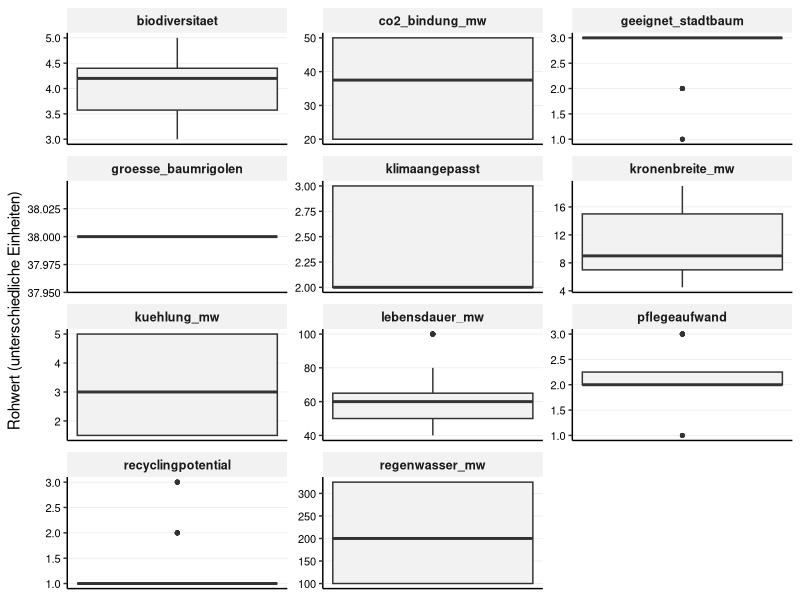
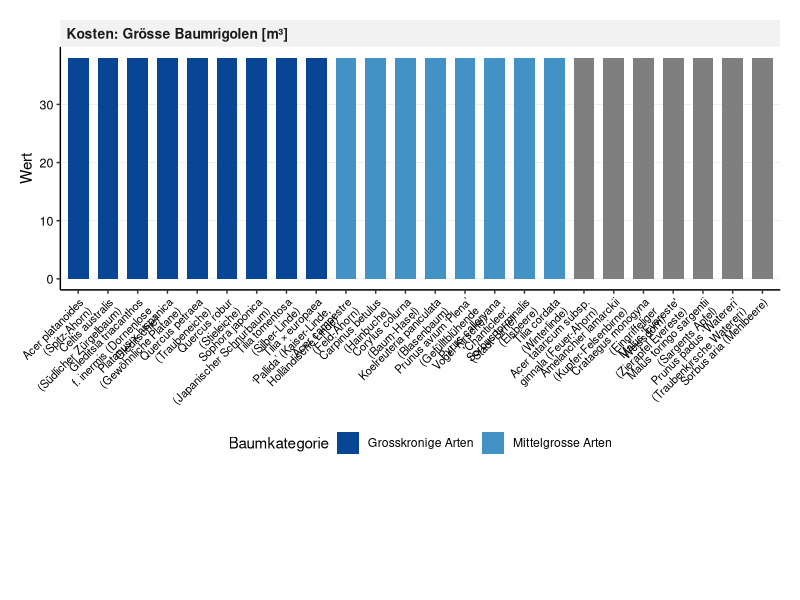
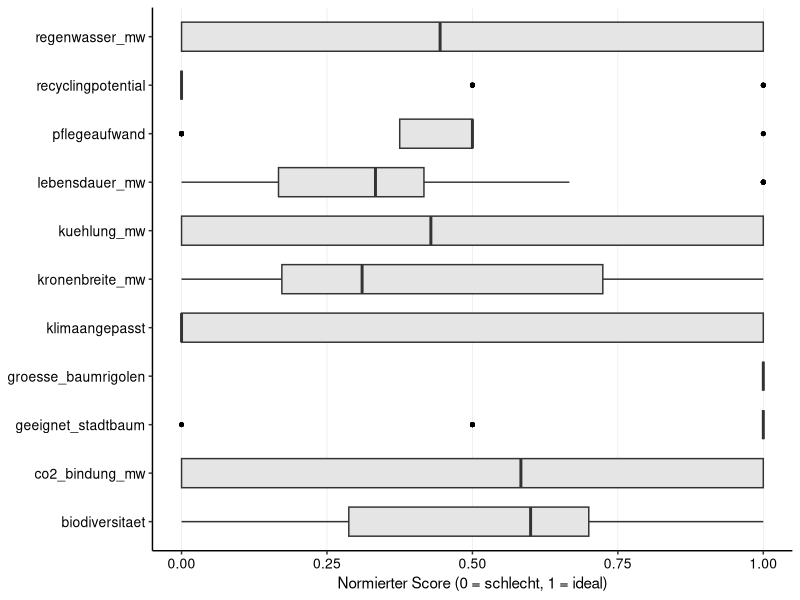
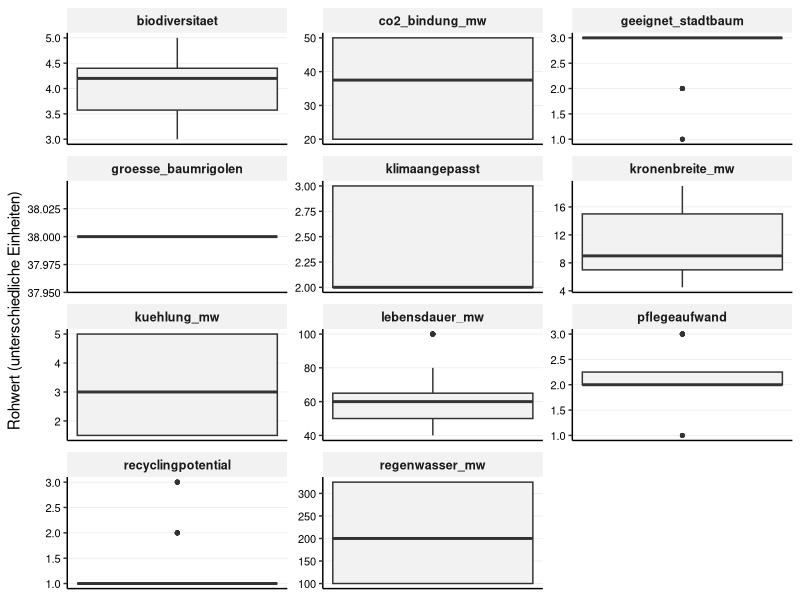
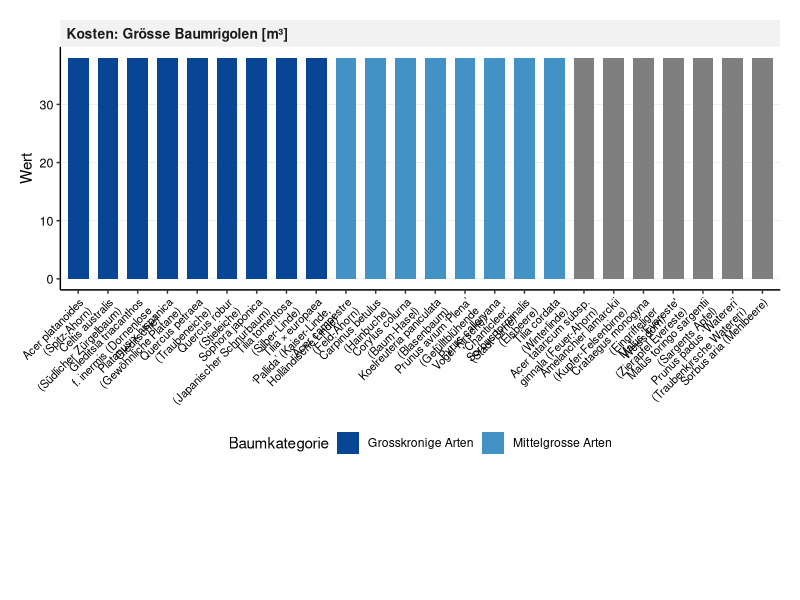
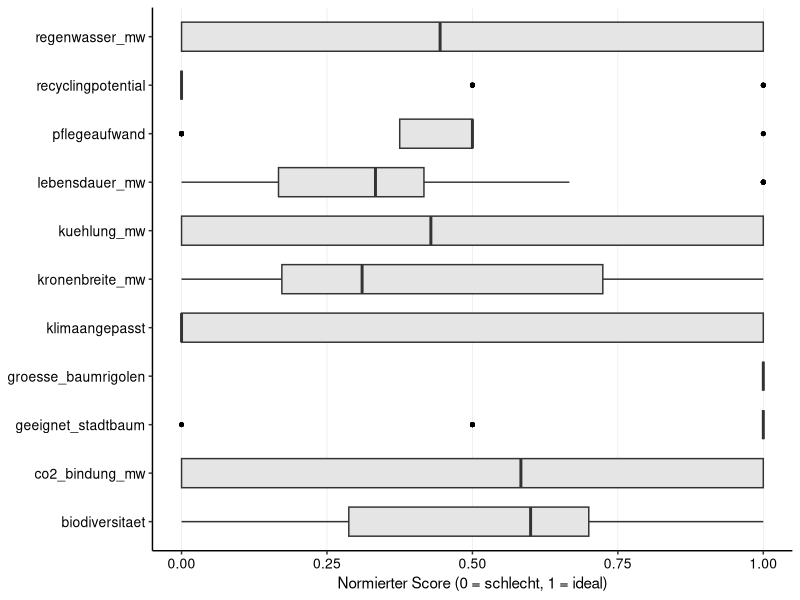

Reproduce these figures in R, in order. (Note: this script raises an error after producing the figures.)
## ---- chunk 1

library(tidyverse)
library(readr)
library(ggplot2)
library(forcats)
library(tidytext)

## ---- chunk 2

## 1. Daten Importieren

# Liest die Rohdaten für die Bäume ein
df_baeume_raw <- read_delim(
  "01_data_input/Baeume_tidy.csv", 
  delim = ";"
)

# Liest die Gewichtungen ein (jetzt mit "baeume" im Variablennamen)
weights_baeume_s0_raw <- read_delim(
  "01_data_input/Baeume_Gewichtung_Szenario0.csv", 
  delim = ";"
)
weights_baeume_s1_raw <- read_delim(
  "01_data_input/Baeume_Gewichtung_Szenario1.csv",
  delim = ";"
)
weights_baeume_s2_raw <- read_delim(
  "01_data_input/Baeume_Gewichtung_Szenario2.csv",
  delim = ";"
)
weights_baeume_s3_raw <- read_delim(
  "01_data_input/Baeume_Gewichtung_Szenario3.csv",
  delim = ";"
)
## ---- chunk 3
#| include: false
# --- PRÜFUNG BLOCK 1 (Bäume) ---

print("--- 1. Check: Spaltennamen Bäume (Sind alle Spaltennamen da?) ---")
colnames(df_baeume_raw)

print("--- 2. Check: Gewichtung S0 (Wurden Spalten getrennt?) ---")
head(weights_baeume_s0_raw) 

print("--- 3. Check: Gewichtung S3 (Zur Sicherheit) ---")
head(weights_baeume_s3_raw)

## ---- chunk 4
# A. Bereinigung der Rohdaten
df_baeume <- df_baeume_raw %>%
  select(baumkategorie, baumart, everything()) 

# B. Bereinigung der Gewichtungen (ALLE SZENARIEN)
# Wir fügen den Roh-Dateien die Szenario-Namen hinzu
df_weights_s0 <- weights_baeume_s0_raw %>%
  mutate(szenario = "Szenario 0: Baseline (IST)")
df_weights_s1 <- weights_baeume_s1_raw %>%
  mutate(szenario = "Szenario 1: Forschungsfokus")
df_weights_s2 <- weights_baeume_s2_raw %>%
  mutate(szenario = "Szenario 2: Radikale Vermeidung")
df_weights_s3 <- weights_baeume_s3_raw %>%
  mutate(szenario = "Szenario 3: Radikaler Lebenszyklus")

# Jetzt binden wir sie zu einer finalen Gewichtungs-Tabelle zusammen
df_weights <- bind_rows(df_weights_s0, df_weights_s1, df_weights_s2, df_weights_s3) %>%
  # Berechne das Gesamtgewicht (gewicht) aus den Rohspalten,
  mutate(
    gewicht = group_weight * within_group_weight
  ) %>%
   # umbenennen für den Join
  rename(
    bewertungskategorie = criterion_id
  ) %>%
  # Auswählen der Spalten, die der Rest des Skripts braucht
  select(szenario, bewertungskategorie, gewicht, group_id)

## ---- chunk 5
#| include: false
# --- PRÜFUNG BLOCK 2 ---
print("--- Check: Stimmen Kriterien überein? ---")
kriterien_gewichte <- unique(df_weights$bewertungskategorie)
spalten_baeume <- colnames(df_baeume)
missing <- setdiff(kriterien_gewichte, spalten_baeume)

if(length(missing) > 0) {
  print("ACHTUNG! Folgende Kriterien fehlen:")
  print(missing)
} else {
  print("ERFOLG: Alle Gewichtungs-Kriterien sind in den Baum-Daten vorhanden!")
}

## ---- chunk 6
# 3.1 Wide-to-Long
df_baeume_long <- df_baeume %>%
  pivot_longer(
    cols = where(is.numeric), 
    names_to = "bewertungskategorie", 
    values_to = "wert"
  )

# 3.2 JOIN mit Gewichtung
# WICHTIG: Wir nutzen left_join. 
df_baeume_joined <- df_baeume_long %>%
  left_join(df_weights, by = "bewertungskategorie", relationship = "many-to-many")

## ---- chunk 7
#| include: false
# --- PRÜFUNG BLOCK 3 (Bäume) ---

# Sicherheits-Check im Skript:
# Bei Bäumen erwarten wir eigentlich für ALLE Kriterien ein Gewicht (anders als bei Belägen mit den Info-Kosten).
if(any(is.na(df_baeume_joined$gewicht))) {
  warning("ACHTUNG: Einige Baum-Kriterien haben kein Gewicht gefunden! Bitte prüfen.")
}

print("--- Check 1: Dimensionen (Sollte riesig sein) ---")
# Erwartung: Anzahl Bäume (25) * Kriterien (ca. 11) * Szenarien (4)
dim(df_baeume_joined)

print("--- Check 2: Gibt es Kriterien ohne Gewicht? ---")
# Hier sollte im Idealfall eine leere Tabelle oder "0" kommen.
# Falls hier was steht, stimmen die Namen in der CSV nicht überein.
df_baeume_joined %>% 
  filter(is.na(gewicht)) %>% 
  select(bewertungskategorie) %>% 
  distinct()

print("--- Check 3: Stichprobe (Eiche in S2) ---")
# Zeig mir, ob die Gewichtung für Szenario 2 (Umwelt) bei CO2 hoch ist
df_baeume_joined %>%
  filter(baumart == "Quercus petraea (Traubeneiche)", szenario == "Szenario 2: Radikale Vermeidung") %>%
  filter(bewertungskategorie == "co2_bindung") %>%
  select(szenario, bewertungskategorie, wert, gewicht)
  
## ---- chunk 8
#| label: fig-baeume-analysis
#| fig.width: 10
#| fig.height: 16
#| out.width: "100%"
#| warning: false

# -------------------------------------------------------
# TEIL 1: Boxplot der Rohwerte (Überblick)  (Scientific Style)
# -------------------------------------------------------
# Hinweis: Da die Einheiten gemischt sind, nutzen wir facet_wrap mit freien Skalen.
plot_rohwerte_baeume <- ggplot(df_baeume_joined, aes(y = wert)) +
  geom_boxplot(fill = "grey95", width = 0.5, outlier.size = 1) +
  
  # Facetten für jedes Kriterium
  facet_wrap(~bewertungskategorie, scales = "free", ncol = 3) +
  
  labs(
    title = NULL, # Titel kommt in Word
    subtitle = NULL,
    x = NULL,
    y = "Rohwert (unterschiedliche Einheiten)"
  ) +
  
  theme_classic(base_size = 11) +
  
  theme(
    # Nur horizontale Gitterlinien (y) sind wichtig zum Ablesen der Werte
    panel.grid.major.y = element_line(color = "grey90", linewidth = 0.2),
    panel.grid.major.x = element_blank(),
    
    # Facetten-Label
    strip.background = element_rect(fill = "grey95", color = NA),
    strip.text = element_text(face = "bold", size = 9),
    
    # Y-Achse (Werte) MUSS sichtbar sein:
    axis.text.y = element_text(size = 8, color = "black"), 
    
    # X-Achse (unten) kann leer sein:
    axis.text.x = element_blank(),
    axis.ticks.x = element_blank()
  )

print(plot_rohwerte_baeume)

## ---- chunk 9
#| include: false
# Speicher des Plots
ggsave("02_export/plots/check_01_rohwerte_verteilung_baeume.png", 
       plot = plot_rohwerte_baeume, width = 10, height = 8, dpi = 300)

## ---- chunk 10
# -------------------------------------------------------
# TEIL 2: Zielkonflikt Leistung vs. Kosten (Breiter & Lesbar)
# -------------------------------------------------------

# 1. Daten vorbereiten (Bleibt gleich)
df_plot_tradeoff <- df_baeume_long %>%
  filter(bewertungskategorie %in% c("co2_bindung", "kuehlung", "regenwasser", "groesse_baumrigolen")) %>%
  mutate(wert = as.numeric(wert)) %>%
  mutate(facet_label = case_when(
    bewertungskategorie == "co2_bindung" ~ "Leistung: CO2-Bindung [kg CO₂/a]",
    bewertungskategorie == "kuehlung" ~ "Leistung: Kühlung [°C]",
    bewertungskategorie == "regenwasser" ~ "Leistung: Regenwasser [l/Tag]", 
    bewertungskategorie == "groesse_baumrigolen" ~ "Kosten: Grösse Baumrigolen [m³]"
  )) %>%
  filter(!is.na(facet_label)) %>%
  mutate(facet_label = fct_relevel(facet_label, 
                                   "Leistung: CO2-Bindung [kg CO₂/a]",
                                   "Leistung: Kühlung [°C]",
                                   "Leistung: Regenwasser [l/Tag]",
                                   "Kosten: Grösse Baumrigolen [m³]")) %>%
  mutate(baumkategorie = fct_relevel(baumkategorie, 
                                     "Grosskronige Arten", 
                                     "Mittelgrosse Arten", 
                                     "Kleine Arten")) %>%
  arrange(baumkategorie, baumart) %>%
  mutate(baumart_sortiert = factor(baumart, levels = unique(baumart)))

# 2. Plot erstellen
plot_tradeoff_4fach <- ggplot(df_plot_tradeoff, 
       aes(x = baumart_sortiert, y = wert, fill = baumkategorie)) +
  
  geom_col(width = 0.7) +
  
  # Facetten untereinander
  facet_wrap(~facet_label, ncol = 1, scales = "free_y") +
  
  scale_fill_manual(values = c(
    "Grosskronige Arten" = "#084594", 
    "Mittelgrosse Arten" = "#4292c6", 
    "Kleine Arten" = "#9ecae1"
  )) +
  
  # Textumbruch (etwas enger fassen, damit es nicht zu breit wird)
  scale_x_discrete(labels = function(x) stringr::str_wrap(x, width = 25)) +
  
  labs(
    title = NULL, 
    x = NULL,
    y = "Wert",
    fill = "Baumkategorie"
  ) +
  
  theme_classic(base_size = 11) + 
  
  theme(
    legend.position = "bottom",
    panel.grid.major.y = element_line(color = "grey90", linewidth = 0.2),
    panel.grid.major.x = element_blank(),
    
    # ANPASSUNG 1: Schrift etwas kleiner, damit sie nicht überlappt
    axis.text.x = element_text(angle = 45, hjust = 1, size = 8, color = "black"),
    axis.text.y = element_text(size = 9, color = "black"),
    
    strip.background = element_rect(fill = "grey95", color = NA),
    strip.text = element_text(face = "bold", size = 10, hjust = 0),
    
    # ANPASSUNG 2: Mehr Platz unten (b=35mm) für die schrägen Texte
    plot.margin = margin(t = 5, r = 5, b = 35, l = 5, unit = "mm")
  )

print(plot_tradeoff_4fach)

# 3. Speichern (ANPASSUNG 3: Viel breiter!)
ggsave("02_export/plots/check_03_zielkonflikt_baeume_4fach.png", 
       plot = plot_tradeoff_4fach, 
       width = 14,  # <--- HIER VERGRÖSSERT (war 10)
       height = 16, 
       dpi = 300)


## ---- chunk 11
# 5.1 Definieren: Wo ist "weniger" besser?
kriterien_lower_is_better_baeume <- c(
  "pflegeaufwand",
  "groesse_baumrigolen"
)

# 5.2 Min-Max-Skalierung
# Wir normieren ALLES (auch ungewichtete Infos), damit wir sie plotten können.
# WICHTIG: Hier NICHT nach Gewicht filtern!
df_baeume_normalized <- df_baeume_joined %>%
  filter(!is.na(wert)) %>% # Nur Zeilen ohne Werte löschen 
  group_by(bewertungskategorie) %>%
  mutate(
    min_wert = min(wert, na.rm = TRUE),
    max_wert = max(wert, na.rm = TRUE),
    # Berechnung des Scores
    score_normiert = case_when(
      # Sonderfall: Wenn Min und Max gleich sind (alle gleich gut) -> Score 1
      (max_wert - min_wert) == 0 ~ 1,
      # Normale Skalierung (higher is better)
      !(bewertungskategorie %in% kriterien_lower_is_better_baeume) ~ (wert - min_wert) / (max_wert - min_wert),
      # Invertierte Skalierung (lower is better)
      bewertungskategorie %in% kriterien_lower_is_better_baeume ~ 1 - ((wert - min_wert) / (max_wert - min_wert))
    )
  ) %>%
  ungroup()

## ---- chunk 12
#| include: false
# --- PRÜFUNG BLOCK 5 ---

print("--- Check 1: Scores im Bereich 0-1? ---")
summary(df_baeume_normalized$score_normiert)

print("--- Check 2: Funktioniert 'Lower is better' (Baumrigolen)? ---")
# Wir vergleichen zwei Bäume: Einen mit kleiner Rigole (gut) und einen mit grosser (schlecht)
df_baeume_normalized %>%
  filter(bewertungskategorie == "groesse_baumrigolen") %>%
  select(baumart, wert, score_normiert) %>%
  arrange(wert) %>% # Sortiert nach Wert (kleinste Rigole oben)
  head(5)
## ---- chunk 13
#| label: fig-check-normierung-baeume
#| fig.width: 10
#| fig.height: 8
#| out.width: "100%"
#| warning: false

# Boxplot der normierten Scores (Scientific Style)
# Ziel: Überprüfen, ob die Min-Max-Skalierung funktioniert hat.
# Alle Boxplots müssen zwischen 0 und 1 liegen.

plot_normiert_baeume <- ggplot(df_baeume_normalized, aes(x = bewertungskategorie, y = score_normiert)) +
  geom_boxplot(fill = "grey90", width = 0.6, outlier.colour = "black", outlier.size = 1) +
  
  coord_flip() +
  
  # Fixe Skala 0-1 
  scale_y_continuous(limits = c(0, 1), expand = c(0, 0.05)) +
  
  labs(
    title = NULL,
    subtitle = NULL,
    x = NULL, # Kriterien-Namen stehen an der Achse
    y = "Normierter Score (0 = schlecht, 1 = ideal)"
  ) +
  
  theme_classic(base_size = 11) +
  
  theme(
    # Gitterlinien: Vertikal wichtig (um 0.5 etc. zu sehen), Horizontal weg
    panel.grid.major.x = element_line(color = "grey90", linewidth = 0.2),
    panel.grid.major.y = element_blank(),
    
    # Achsen-Texte
    axis.text.y = element_text(color = "black", size = 10), # Kriterien-Namen
    axis.text.x = element_text(color = "black", size = 10)  # Zahlen 0-1
  )


print(plot_normiert_baeume)

## ---- chunk 14
#| include: false
ggsave("02_export/plots/check_02_normierte_scores_baeume.png", 
       plot = plot_normiert_baeume, width = 10, height = 7, dpi = 300)

# --- PRÜFUNG BLOCK 6 ---

print("--- Check: Liegen alle Scores zwischen 0 und 1? ---")
summary(df_baeume_normalized$score_normiert)
# Min muss >= 0.00 sein, Max <= 1.00

print("--- Check: Wurden Kriterien mit 'Lower is better' invertiert? ---")
# Wir prüfen Baumrigole: Kleiner Wert (6) sollte Score 1 sein (hatten wir oben schon, aber zur Sicherheit)
df_baeume_normalized %>%
  filter(bewertungskategorie == "groesse_baumrigolen") %>%
  group_by(wert) %>%
  summarise(mean_score = mean(score_normiert)) %>%
  arrange(wert) %>% # Kleinster Wert oben
  head(1)
## ---- chunk 15
# 7.1 Berechnung Score pro Kriterium
df_mca_calculated <- df_baeume_normalized %>%
  # HIER filtern wir alles raus, was kein Gewicht hat
  filter(!is.na(gewicht)) %>% 
  mutate(MCA_score_kriterium = score_normiert * gewicht)

# 7.2 Aggregation pro Szenario
# Wir summieren die Scores pro Baum und Szenario
df_mca_total <- df_mca_calculated %>%
  group_by(szenario, baumkategorie, baumart) %>%
  summarise(MCA_gesamtscore = sum(MCA_score_kriterium, na.rm = TRUE), .groups = 'drop') %>%
  # Sortierung: Erst nach Szenario, dann nach Punktzahl
  arrange(szenario, desc(MCA_gesamtscore)) 

# Anzeigen der Ergebnisse
print("--- MCA Gesamtergebnis (Auszug) ---")
print(df_mca_total, n = 20)

# 7.3 - Auswahl der "Top 3 Sieger"
# Ziel: Für jedes der 4 Szenarien die Top 3 Bäume aus dem Gesamtranking
N_BAEUME <- 3

df_sieger_baeume <- df_mca_total %>%
  group_by(szenario) %>%
  # Wählt die N besten Bäume innerhalb jedes Szenarios aus
  slice_max(MCA_gesamtscore, n = N_BAEUME) %>%
  ungroup() %>%
  # Ordnen für bessere Lesbarkeit
  arrange(szenario, desc(MCA_gesamtscore))

# Anzeigen der 12 Sieger-Bäume (4 Szenarien * 3 Bäume)
print(paste("--- Top", N_BAEUME, "Bäume pro Szenario (für Zeitstrahl-Analyse) ---"))
print(df_sieger_baeume)

## ---- chunk 16
#| include: false
# 7.4 Export der Tabellen
write_csv2(
  df_sieger_baeume, 
  file = "02_export/tables/mca_top3_baeume_pro_szenario.csv"
)
write_csv2(
  df_mca_total, 
  file = "02_export/tables/mca_rangliste_baeume_alle_szenarien.csv"
)
write_csv2(
  df_mca_calculated, 
  file = "02_export/tables/mca_details_berechnung_baeume.csv"
)

# --- PRÜFUNG BLOCK 7 ---

print("--- Check: Enthält die Berechnung noch Zeilen ohne Gewicht? ---")
# Sollte 0 Zeilen ergeben
df_mca_calculated %>% filter(is.na(gewicht)) %>% count()

print("--- Check: Plausibilität Ergebnisse (S0 Baseline) ---")
# Zeig mir die Top 3 von Szenario 0
df_sieger_baeume %>% 
  filter(szenario == "Szenario 0: Baseline (IST)") %>%
  select(baumart, MCA_gesamtscore)

## ---- chunk 17

# --- Datenaufbereitung für Stacked Plot (einmalig & aufgehübscht) ---
df_mca_groups_baeume_plot <- df_mca_calculated %>%
  group_by(szenario, baumkategorie, baumart, group_id) %>%
  summarise(gruppen_score = sum(MCA_score_kriterium, na.rm = TRUE), .groups = 'drop') %>%
  left_join(df_mca_total, by = c("szenario", "baumkategorie", "baumart")) %>%
  mutate(group_label_clean = case_when(
    group_id == "langlebigkeit_wirtschaftlichkeit" ~ "Langlebigkeit & Wirtschaftlichkeit",
    group_id == "multifunktionale_nutzungsqualitaet" ~ "Multifunktionale Nutzungsqualität",
    group_id == "umweltwirkung" ~ "Umweltwirkung",
    group_id == "kreislauffaehigkeit" ~ "Kreislauffähigkeit",
    TRUE ~ group_id
  ))

# 1. Farben definieren (Einheitlich zur gesamten Arbeit)
colors_kategorie_baeume <- c(
  "Grosskronige Arten" = "#084594",  # Dunkelblau
  "Mittelgrosse Arten" = "#4292c6",  # Mittelblau
  "Kleine Arten" = "#9ecae1"         # Hellblau
)
# 2. Farben für Kriterien-Gruppen
colors_gruppen <- c(
  "Langlebigkeit & Wirtschaftlichkeit" = "#08306b", 
  "Multifunktionale Nutzungsqualität" = "#2171b5",  
  "Umweltwirkung" = "#6baed6",                    
  "Kreislauffähigkeit" = "#c6dbef"                  
)
## ---- chunk 18
#| label: fig-mca-plots-baeume-s0
#| fig.width: 13
#| fig.height: 10
#| out.width: "95%"
#| dpi: 300

# --- Plot 1: Ranking (Szenario 0) ---
data_s0 <- df_mca_total %>% filter(szenario == "Szenario 0: Baseline (IST)")

plot_s0_rank <- ggplot(data_s0,
       aes(x = MCA_gesamtscore,
           y = fct_reorder(baumart, MCA_gesamtscore), 
           fill = baumkategorie)) + 
  geom_col(width = 0.7) +
  
  scale_x_continuous(limits = c(0, 1), expand = c(0, 0.05)) + 
  scale_y_discrete(labels = function(x) stringr::str_wrap(x, width = 40)) +
  scale_fill_manual(values = colors_kategorie_baeume) +
  
  labs(
    title = NULL, 
    x = "MCA Score (0-1)", 
    y = NULL, 
    fill = "Baumkategorie"
  ) +
  
  theme_classic(base_size = 11) + 
  
  theme(
    legend.position = "bottom",
    panel.grid.major.y = element_blank(),
    panel.grid.major.x = element_line(color = "grey90", linewidth = 0.2),
    axis.text = element_text(color = "black"),
    plot.margin = margin(t = 5, r = 10, b = 5, l = 5, unit = "mm")
  )

print(plot_s0_rank, width = 10, height = 7)
ggsave("02_export/plots/mca_baeume_rank_s0.png",
       plot = plot_s0_rank, width = 10, height = 10, dpi = 300)


# --- Plot 2: Stacked Detail (Szenario 0) ---
data_s0_groups <- df_mca_groups_baeume_plot %>% filter(szenario == "Szenario 0: Baseline (IST)")

plot_s0_stack <- ggplot(data_s0_groups,
       aes(x = gruppen_score,
           y = fct_reorder(baumart, MCA_gesamtscore), 
           fill = group_label_clean)) + 
  geom_col(position = "stack", width = 0.7) +
  
  scale_x_continuous(limits = c(0, 1), expand = c(0, 0.05)) +
  scale_y_discrete(labels = function(x) stringr::str_wrap(x, width = 40)) +
  scale_fill_manual(values = colors_gruppen) +
  
  labs(
    title = NULL, 
    x = "Beitrag zum Score", 
    y = NULL, 
    fill = "Kriteriengruppe"
  ) +
  theme_classic(base_size = 11) + 
  theme(
    legend.position = "bottom",
    legend.text = element_text(size = 9),
    legend.box = "vertical",
    panel.grid.major.y = element_blank(),
    panel.grid.major.x = element_line(color = "grey90", linewidth = 0.2),
    axis.text = element_text(color = "black"),
    plot.margin = margin(t = 5, r = 10, b = 5, l = 5, unit = "mm")
  ) +
  guides(fill = guide_legend(nrow = 2, byrow = TRUE))

print(plot_s0_stack)
ggsave("02_export/plots/mca_baeume_detail_s0.png",
       plot = plot_s0_stack, width = 10, height = 10, dpi = 300)

# ![Alternative Bildunterschrift](02_export/plots/mca_detail_gruppen_s0_belaege.png)

## ---- chunk 19
#| label: fig-mca-plots-baeume-s1
#| fig.width: 13
#| fig.height: 10
#| out.width: "95%"
#| dpi: 300

# --- Plot 1: Ranking (Szenario 1) ---
data_s1 <- df_mca_total %>% filter(szenario == "Szenario 1: Forschungsfokus")

plot_s1_rank <- ggplot(data_s1,
       aes(x = MCA_gesamtscore,
           y = fct_reorder(baumart, MCA_gesamtscore), 
           fill = baumkategorie)) + 
  geom_col(width = 0.7) +
  scale_x_continuous(limits = c(0, 1), expand = c(0, 0.05)) + 
  scale_y_discrete(labels = function(x) stringr::str_wrap(x, width = 40)) +
  scale_fill_manual(values = colors_kategorie_baeume) +
  labs(
    title = NULL,
    x = "MCA Score (0-1)",
    y = NULL,
    fill = "Baumkategorie"
  ) +
  theme_classic(base_size = 11) + 
  theme(
    legend.position = "bottom",
    panel.grid.major.y = element_blank(),
    panel.grid.major.x = element_line(color = "grey90", linewidth = 0.2),
    axis.text = element_text(color = "black"),
    plot.margin = margin(t = 5, r = 10, b = 5, l = 5, unit = "mm")
  )

print(plot_s1_rank)
ggsave("02_export/plots/mca_baeume_rank_s1.png",
      plot = plot_s1_rank, width = 10, height = 10, dpi = 300)

# --- Plot 2: Stacked Detail (Szenario 1) ---
data_s1_groups <- df_mca_groups_baeume_plot %>% filter(szenario == "Szenario 1: Forschungsfokus")

plot_s1_stack <- ggplot(data_s1_groups,
       aes(x = gruppen_score,
           y = fct_reorder(baumart, MCA_gesamtscore), 
           fill = group_label_clean)) + 
  geom_col(position = "stack", width = 0.7) +
  scale_x_continuous(limits = c(0, 1), expand = c(0, 0.05)) +
  scale_y_discrete(labels = function(x) stringr::str_wrap(x, width = 40)) +
  scale_fill_manual(values = colors_gruppen) +
  labs(
    title = NULL,
    x = "Beitrag zum Score",
    y = NULL,
    fill = "Kriteriengruppe"
  ) +
  theme_classic(base_size = 11) + 
  theme(
    legend.position = "bottom",
    legend.text = element_text(size = 9),
    legend.box = "vertical",
    panel.grid.major.y = element_blank(),
    panel.grid.major.x = element_line(color = "grey90", linewidth = 0.2),
    axis.text = element_text(color = "black"),
    plot.margin = margin(t = 5, r = 10, b = 5, l = 5, unit = "mm")
  ) +
  guides(fill = guide_legend(nrow = 2, byrow = TRUE))

print(plot_s1_stack)
ggsave("02_export/plots/mca_baeume_detail_s1.png",
      plot = plot_s1_stack, width = 10, height = 10, dpi = 300)
## ---- chunk 20
#| label: fig-mca-plots-baeume-s2
#| fig.width: 13
#| fig.height: 10
#| out.width: "95%"
#| dpi: 300

# --- Plot 1: Ranking (Szenario 2) ---
data_s2 <- df_mca_total %>% filter(szenario == "Szenario 2: Radikale Vermeidung")

plot_s2_rank <- ggplot(data_s2,
       aes(x = MCA_gesamtscore,
           y = fct_reorder(baumart, MCA_gesamtscore), 
           fill = baumkategorie)) + 
  geom_col(width = 0.7) +
  scale_x_continuous(limits = c(0, 1), expand = c(0, 0.05)) + 
  scale_y_discrete(labels = function(x) stringr::str_wrap(x, width = 40)) +
  scale_fill_manual(values = colors_kategorie_baeume) +
  labs(
    title = NULL,
    x = "MCA Score (0-1)",
    y = NULL,
    fill = "Baumkategorie"
  ) +
  theme_classic(base_size = 11) + 
  theme(
    legend.position = "bottom",
    panel.grid.major.y = element_blank(),
    panel.grid.major.x = element_line(color = "grey90", linewidth = 0.2),
    axis.text = element_text(color = "black"),
    plot.margin = margin(t = 5, r = 10, b = 5, l = 5, unit = "mm")
  )

print(plot_s2_rank)
ggsave("02_export/plots/mca_baeume_rank_s2.png",
       plot = plot_s2_rank, width = 10, height = 10, dpi = 300)

# --- Plot 2: Stacked Detail (Szenario 2) ---
data_s2_groups <- df_mca_groups_baeume_plot %>% filter(szenario == "Szenario 2: Radikale Vermeidung")

plot_s2_stack <- ggplot(data_s2_groups,
       aes(x = gruppen_score,
           y = fct_reorder(baumart, MCA_gesamtscore), 
           fill = group_label_clean)) + 
  geom_col(position = "stack", width = 0.7) +
  scale_x_continuous(limits = c(0, 1), expand = c(0, 0.05)) +
  scale_y_discrete(labels = function(x) stringr::str_wrap(x, width = 40)) +
  scale_fill_manual(values = colors_gruppen) +
  labs(
    title = NULL,
    x = "Beitrag zum Score",
    y = NULL,
    fill = "Kriteriengruppe"
  ) +
  theme_classic(base_size = 11) + 
  theme(
    legend.position = "bottom",
    legend.text = element_text(size = 9),
    legend.box = "vertical",
    panel.grid.major.y = element_blank(),
    panel.grid.major.x = element_line(color = "grey90", linewidth = 0.2),
    axis.text = element_text(color = "black"),
    plot.margin = margin(t = 5, r = 10, b = 5, l = 5, unit = "mm")
  ) +
  guides(fill = guide_legend(nrow = 2, byrow = TRUE))

print(plot_s2_stack)
ggsave("02_export/plots/mca_baeume_detail_s2.png",
       plot = plot_s2_stack, width = 10, height = 10, dpi = 300)
## ---- chunk 21
#| label: fig-mca-plots-baeume-s3
#| fig.width: 13
#| fig.height: 10
#| out.width: "95%"
#| dpi: 300

# --- Plot 1: Ranking (Szenario 3) ---
data_s3 <- df_mca_total %>% filter(szenario == "Szenario 3: Radikaler Lebenszyklus")

plot_s3_rank <- ggplot(data_s3,
       aes(x = MCA_gesamtscore,
           y = fct_reorder(baumart, MCA_gesamtscore), 
           fill = baumkategorie)) + 
  geom_col(width = 0.7) +
  scale_x_continuous(limits = c(0, 1), expand = c(0, 0.05)) + 
  scale_y_discrete(labels = function(x) stringr::str_wrap(x, width = 40)) +
  scale_fill_manual(values = colors_kategorie_baeume) +
  labs(
    title = NULL,
    x = "MCA Score (0-1)",
    y = NULL,
    fill = "Baumkategorie"
  ) +
  theme_classic(base_size = 11) + 
  theme(
    legend.position = "bottom",
    panel.grid.major.y = element_blank(),
    panel.grid.major.x = element_line(color = "grey90", linewidth = 0.2),
    axis.text = element_text(color = "black"),
    plot.margin = margin(t = 5, r = 10, b = 5, l = 5, unit = "mm")
  )

print(plot_s3_rank)
ggsave("02_export/plots/mca_baeume_rank_s3.png",
       plot = plot_s3_rank, width = 10, height = 10, dpi = 300)


# --- Plot 2: Stacked Detail (Szenario 3) ---
data_s3_groups <- df_mca_groups_baeume_plot %>% filter(szenario == "Szenario 3: Radikaler Lebenszyklus")

plot_s3_stack <- ggplot(data_s3_groups,
       aes(x = gruppen_score,
           y = fct_reorder(baumart, MCA_gesamtscore), 
           fill = group_label_clean)) + 
  geom_col(position = "stack", width = 0.7) +
  scale_x_continuous(limits = c(0, 1), expand = c(0, 0.05)) +
  scale_y_discrete(labels = function(x) stringr::str_wrap(x, width = 40)) +
  scale_fill_manual(values = colors_gruppen) +
  labs(
    title = NULL,
    x = "Beitrag zum Score",
    y = NULL,
    fill = "Kriteriengruppe"
  ) +
  theme_classic(base_size = 11) + 
  theme(
    legend.position = "bottom",
    legend.text = element_text(size = 9),
    legend.box = "vertical",
    panel.grid.major.y = element_blank(),
    panel.grid.major.x = element_line(color = "grey90", linewidth = 0.2),
    axis.text = element_text(color = "black"),
    plot.margin = margin(t = 5, r = 10, b = 5, l = 5, unit = "mm")
  ) +
  guides(fill = guide_legend(nrow = 2, byrow = TRUE))

print(plot_s3_stack)
ggsave("02_export/plots/mca_baeume_detail_s3.png",
       plot = plot_s3_stack, width = 10, height = 10, dpi = 300)

# --- PRÜFUNG BLOCK 8 (Bäume) ---

print("--- Check 1: Stimmt die Mathematik der Stacked Plots? ---")
# Wir summieren die Teile (Gruppen) und vergleichen sie mit dem Gesamtscore
check_summe_baeume <- df_mca_groups_baeume_plot %>%
  group_by(szenario, baumart) %>%
  summarise(
    summe_gruppen = sum(gruppen_score),
    original_total = mean(MCA_gesamtscore), # Sollte identisch sein
    .groups = "drop"
  ) %>%
  mutate(differenz = abs(summe_gruppen - original_total)) %>%
  arrange(desc(differenz))

# Zeig mir die grössten Abweichungen (Sollte 0 oder fast 0 sein, z.B. 1e-15)
print(head(check_summe_baeume))

print("--- Check 2: Sind alle 4 Szenarien in den Plot-Daten vorhanden? ---")
unique(df_mca_groups_baeume_plot$szenario)

print("--- Check 3: Top-Baum in Szenario 0 (Wer gewinnt?) ---")
df_mca_total %>% 
  filter(szenario == "Szenario 0: Baseline (IST)") %>% 
  slice_max(MCA_gesamtscore, n = 1) %>%
  select(baumart, MCA_gesamtscore)
